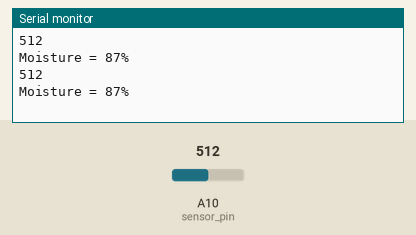
This sketch was run on a simulated Arduino Mega 2560, built with avr-gcc and run on an emulated ATmega2560. Shown: the last lines printed to the serial monitor. The test bench sets the inputs (shaded band); at power-on: A10 (sensor_pin) = 512.

Above: at 1.8 s.
1.9 s: A10 (sensor_pin) set to 716
At 2.7 s:
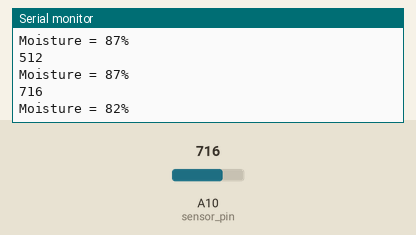
3.4 s: A10 (sensor_pin) set to 900
At 4.8 s:
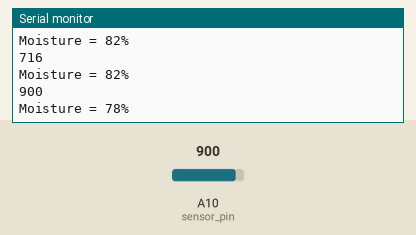
Timing chart, 0 to 6.4 s (numbered marks = the images above; inputs shaded):
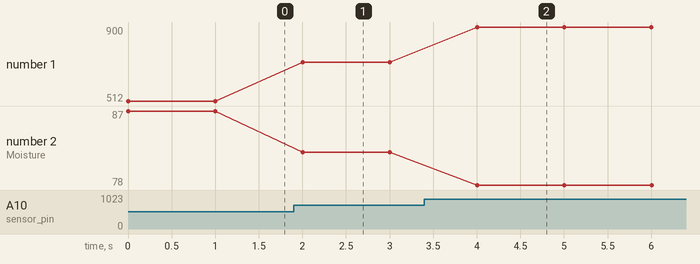

The sketch:

soil_moisture_sensor.ino
```cpp
int _moisture,sensor_analog;
const int sensor_pin = A10;  /* Soil moisture sensor O/P pin */

void setup(void){
  Serial.begin(115200);     /* Set the baudrate to 115200*/
}

void loop(void){
  sensor_analog = analogRead(sensor_pin);
  Serial.println(sensor_analog);
  _moisture = ( 100 - ( (sensor_analog/4095.00) * 100 ) );
  Serial.print("Moisture = ");
  Serial.print(_moisture);  /* Print Temperature on the serial window */
  Serial.println("%");
  delay(1000);              /* Wait for 1000mS */
}
```

Measured:
- after the input at 1.9 s, the serial monitor: prints a new line after 0.10 s (image 1)
- after the input at 3.4 s, the serial monitor: prints a new line after 0.60 s (image 2)
- plotted number 1: 512 → 716 after the input at 1.9 s, 716 → 900 after the input at 3.4 s
- plotted number 2: 87 → 82 after the input at 1.9 s, 82 → 78 after the input at 3.4 s
